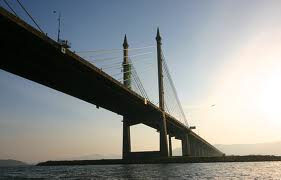
%> input picture lessons/img/bridge.png, 281 x 180 px
$ octave AngleDetection.m   (GNU Octave 9; MATLAB toolbox functions it lacks are replaced by stand-ins)
%> lines starting %> are read from the running program, lines starting %| are printed output that depends on the picture; in (x1, y1, x2, y2) boxes, pixels count from 0 and x2, y2 are one past the last pixel; in counts of white or black regions, pixels touching at a corner belong together; the program's own positions count from 1
RGB = imread('bridge.png');
%> RGB is the input picture: size 180x281x3 uint8; mean R, G, B 136.6, 140.1, 139.2
imshow(RGB);

start_row = 60;
start_col = 140;

cropRGB = RGB(start_row:180, start_col:225, :);
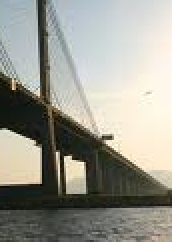
%> cropRGB: size 121x86x3 uint8 (shown 2 times larger); mean R, G, B 152.8, 152.2, 142.5

imshow(cropRGB)

offsetX = start_col-1;
offsetY = start_row-1;

I = rgb2gray(cropRGB);
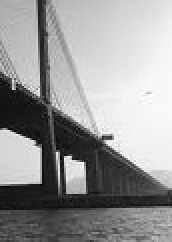
%> I: size 121x86 uint8 (shown 2 times larger); min 3, max 253, mean 151.3
threshold = graythresh(I);
%> threshold = 0.522
BW = im2bw(I,threshold);
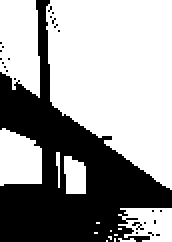
%> BW: size 121x86 logical (shown 2 times larger); 61.5% white; 24 black regions (23 under 20 px), largest, box (x1, y1, x2, y2) and area: (0, 0, 86, 121) 3967
BW = ~BW;  % complement the image (objects of interest must be white)
imshow(BW);

dim = size(BW);
%> dim = [121 86]

% horizontal beam
col1 = 45;
row1 = find(BW(:,col1), 1);
%> row1 = 66

% angled beam
row2 = 24;
col2 = find(BW(row2,:)==1);
%> col2 = [2 20 21 22 23 24]
col2 = col2(end);
%> col2 = 24

boundary1 = bwtraceboundary(BW, [row1, col1], 'S', 8, 100, 'clockwise');
%> boundary1 = 100 rows, first 12: [66 45; 67 46; 68 47; 68 48; 69 49; 70 50; 70 51; 69 52; 69 53; 69 54; 69 55; 69 56]

% set the search direction to counterclockwise, in order to trace downward.
%boundary2 = bwtraceboundary(BW, [row2, col2], 'W', 8, 28, 'clockwise');

imshow(RGB); hold on;

% apply offsets in order to draw in the original image
plot(offsetX+boundary1(:,2),offsetY+boundary1(:,1),'g','LineWidth',2);
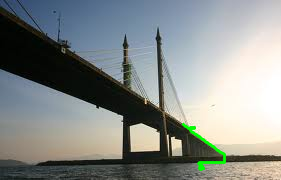
%> figure redrawn from the program's plot data
%plot(offsetX+boundary2(:,2),offsetY+boundary2(:,1),'g','LineWidth',2);

ab1 = polyfit(boundary1(:,2), boundary1(:,1), 1);
%> ab1 = [0.754 40.7]
%> (the run ends here)

$ run again, with lessons/img/circledet.png copied over lessons/img/bridge.png
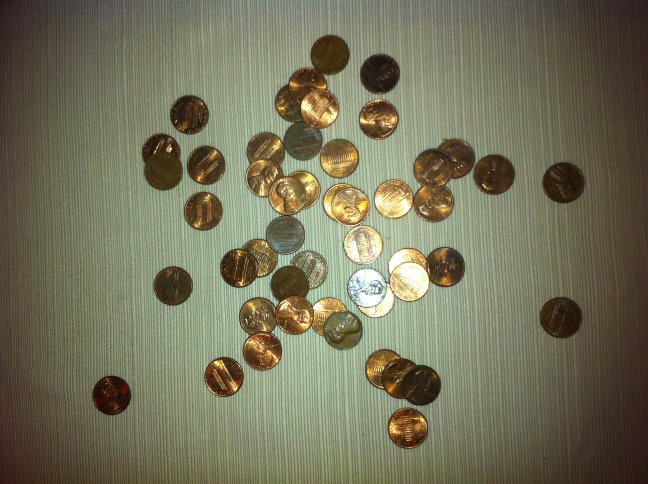
%> input picture lessons/img/circledet.png, 1296 x 968 px (shown at 1/2 size)
%> RGB is the input picture: size 968x1296x3 uint8; mean R, G, B 116.3, 114.2, 90.2
%> threshold = 0.373
%> `BW = im2bw(I,threshold);`:
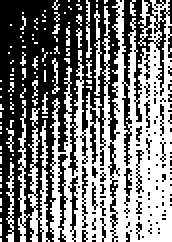
%> BW: size 121x86 logical (shown 2 times larger); 48.4% white; 102 white regions (95 under 20 px), largest, box (x1, y1, x2, y2) and area: (25, 0, 86, 121) 3962, (9, 50, 25, 121) 472, (47, 5, 51, 48) 78
%> row1 = 1
%> `col2 = find(BW(row2,:)==1);`: col2 = 66 values from 1 to 86
%> `col2 = col2(end);`: col2 = 86
%> boundary1 = 100 rows, first 12: [1 45; 1 46; 1 47; 1 48; 2 49; 1 50; 1 51; 1 52; 2 52; 3 53; 2 54; 1 55]
%> `plot(offsetX+boundary1(:,2),offsetY+boundary1(:,1),'g','LineWidth',2);`:
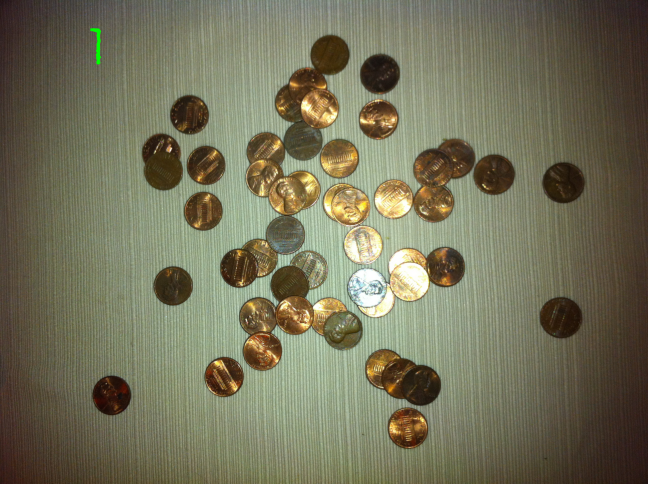
%> figure redrawn from the program's plot data; shown at 1/2 size
%> ab1 = [2.91 -136.8]
